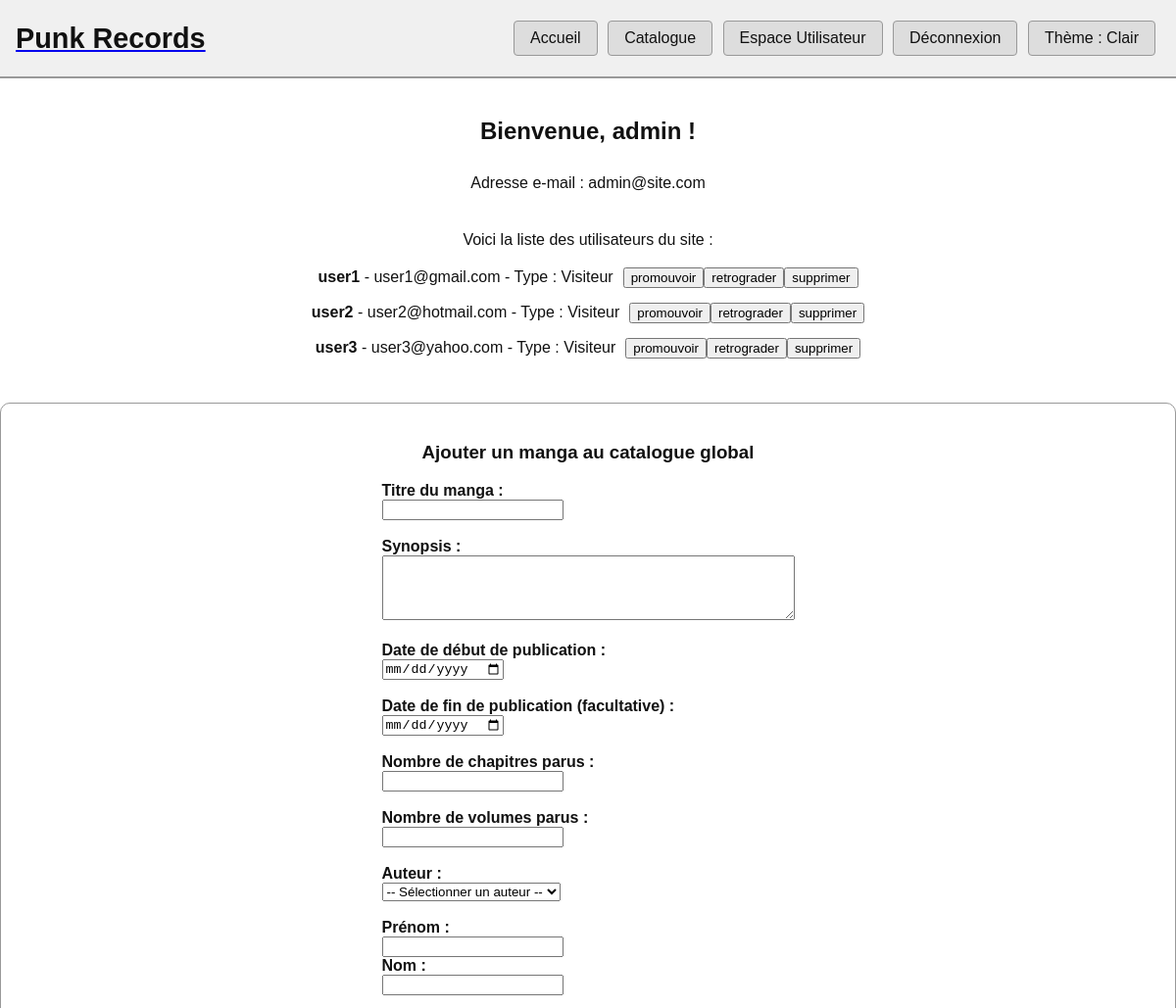
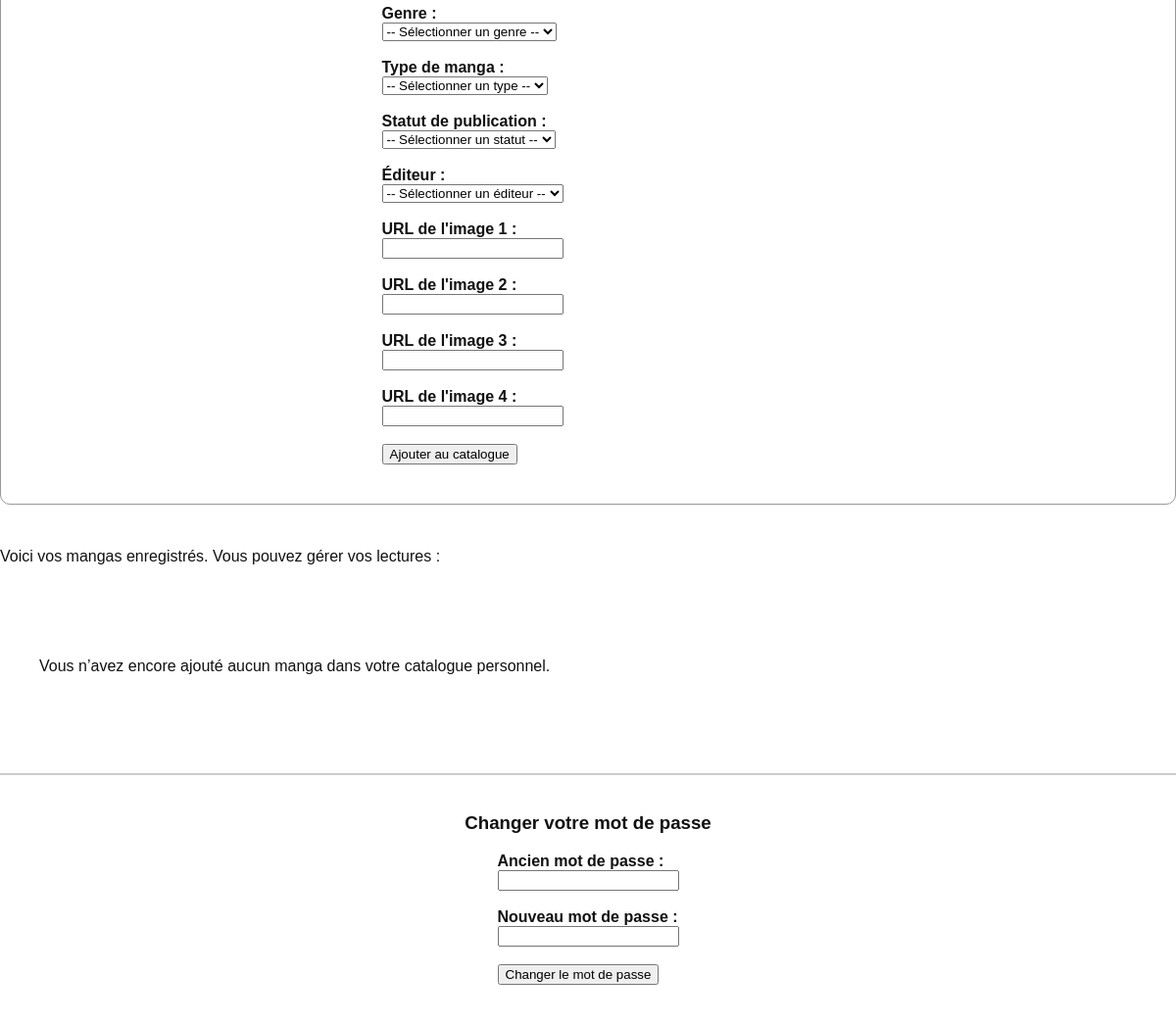
The app's page /EspaceUtilisateur.php (signed in) with its own data (2 pictures, top to bottom).
### tables this page shows
CREATE TABLE `utilisateur` (
  `num_utilisateur` int(11) NOT NULL,
  `identifiant` varchar(100) NOT NULL,
  `mot_de_passe` varchar(255) NOT NULL,
  `email` varchar(191) DEFAULT NULL,
  `id_type_utilisateur` int(11) NOT NULL
);

### EspaceUtilisateur.php (the view, shortened to what this page needs)
<?php
include("fonction/fonctions.php");
if (isset($_SESSION["num_utilisateur"])) {
    $mangasPerso = array();
    $connex = connecterBD();
    $requete = $connex->prepare("SELECT * FROM utilisateur WHERE num_utilisateur = :id");
    $requete->execute(array("id" => $_SESSION["num_utilisateur"]));
    $utilisateur = $requete->fetch();
} else {
    header("Location: Connexion.php");
    exit;
}
?>
<!DOCTYPE html>
<html lang="en">
<head>
</head>
<body class="<?php echo $_SESSION['theme']; ?>">
    <?php include("header.php") ?>
    <div class="Titre">
        <h2>Bienvenue, <?php echo htmlspecialchars($utilisateur["identifiant"]); ?> !</h2>
    </div>
    <div class="information_utilisateur">
        <p>Adresse e-mail : <?php echo htmlspecialchars($utilisateur["email"]); ?></p>
        <?php
        if ($utilisateur["id_type_utilisateur"] == 1) {
            $listeUtilisateurs = getTousUtilisateurs($_SESSION["num_utilisateur"]);
            echo "<p>Voici la liste des utilisateurs du site :</p>";
            foreach ($listeUtilisateurs as $utilisateur) {
                echo "<div style='margin-bottom: 15px;'>";
                echo "<strong>" . htmlspecialchars($utilisateur["identifiant"]) . "</strong> - ";
                echo htmlspecialchars($utilisateur["email"]) . " - ";
                if ($utilisateur["id_type_utilisateur"] == 1) {
                    echo "Type : Administrateur";
                } else {
                    echo "Type : Visiteur";
                }
                echo "<form method='post' style='display:inline; margin-left: 10px;'>";
                echo "<input type='submit' name='action_admin' value='promouvoir'>";
                echo "<input type='submit' name='action_admin' value='retrograder'>";
                echo "<input type='submit' name='action_admin' value='supprimer'>";
                echo "</form>";
                echo "</div>";
            }
            ?>
        </div>
        <div class="formulaire_ajout_manga">
            <h3>Ajouter un manga au catalogue global</h3>
            <form method="post" action="EspaceUtilisateur.php">
                <label for="titre">Titre du manga :</label><br>
                <input type="text" name="titre" id="titre" required><br><br>
                <label for="synopsis">Synopsis :</label><br>
                <textarea name="synopsis" id="synopsis" rows="4" cols="50" required></textarea><br><br>
                <label for="date_debut">Date de début de publication :</label><br>
                <input type="date" name="date_debut" id="date_debut"><br><br>
                <label for="date_fin">Date de fin de publication (facultative) :</label><br>
                <input type="date" name="date_fin" id="date_fin"><br><br>
                <label for="nb_chapitres">Nombre de chapitres parus :</label><br>
                <input type="number" name="nb_chapitres" id="nb_chapitres"><br><br>
                <label for="nb_volumes">Nombre de volumes parus :</label><br>
                <input type="number" name="nb_volumes" id="nb_volumes"><br><br>
                <label for="id_auteur">Auteur :</label><br>
                <select name="id_auteur" id="id_auteur">
                    <option value="">-- Sélectionner un auteur --</option>
                </select><br><br>
                <label for="nouveau_prenom_auteur">Prénom :</label><br>
                <input type="text" name="nouveau_prenom_auteur" id="nouveau_prenom_auteur"><br>
                <label for="nouveau_nom_auteur">Nom :</label><br>
                <input type="text" name="nouveau_nom_auteur" id="nouveau_nom_auteur"><br><br>
                <label for="id_genre">Genre :</label><br>
                <select name="id_genre" id="id_genre" required>
                    <option value="">-- Sélectionner un genre --</option>
                </select><br><br>
                <label for="id_type">Type de manga :</label><br>
                <select name="id_type" id="id_type" required>
                    <option value="">-- Sélectionner un type --</option>
                </select><br><br>
                <label for="id_statut">Statut de publication :</label><br>
                <select name="id_statut" id="id_statut" required>
                    <option value="">-- Sélectionner un statut --</option>
                </select><br><br>
                <label for="id_editeur">Éditeur :</label><br>
                <select name="id_editeur" id="id_editeur" required>
                    <option value="">-- Sélectionner un éditeur --</option>
                </select><br><br>
                <label>URL de l'image 1 :</label><br>
                <input type="text" name="image1"><br><br>
                <label>URL de l'image 2 :</label><br>
                <input type="text" name="image2"><br><br>
                <label>URL de l'image 3 :</label><br>
                <input type="text" name="image3"><br><br>
                <label>URL de l'image 4 :</label><br>
                <input type="text" name="image4"><br><br>
                <input type="submit" name="ajouter_manga_site" value="Ajouter au catalogue">
            </form>
            <?php
        }
        ?>
    </div>
    <p>Voici vos mangas enregistrés. Vous pouvez gérer vos lectures :</p>
    <div class="catalogue">
        <?php if (count($mangasPerso) == 0) {  ?>
            <p>Vous n’avez encore ajouté aucun manga dans votre catalogue personnel.</p>
        <?php } ?>
    </div>
    <div class="changement_mdp">
        <h3>Changer votre mot de passe</h3>
        <form method="post" style="margin-bottom: 20px;">
            <label for="ancien">Ancien mot de passe :</label><br>
            <input type="password" name="ancien" id="ancien" required><br><br>
            <label for="nouveau">Nouveau mot de passe :</label><br>
            <input type="password" name="nouveau" id="nouveau" required><br><br>
            <input type="submit" value="Changer le mot de passe">
        </form>
    </div>
</body>
</html>

### stylefinal.css (style rules this page uses)
.clair { --bg-color: #ffffff; --text-color: #111111; --header-bg: #f0f0f0; --button-bg: #dddddd; --button-text: #111111; --button-border: #999999; }
body { margin: 0; font-family: 'Arial', sans-serif; background-color: var(--bg-color); color: var(--text-color); }
body.clair { background-color: #ffffff; color: #111111; }
h1, h2 { font-family: 'Arial', sans-serif; text-align: center; margin: 40px 0 20px 0; }
body { font-family: 'Inria Sans', sans-serif; }
.catalogue { display: grid; grid-template-columns: repeat(auto-fit, minmax(180px, 1fr)); gap: 30px; padding: 40px; max-width: 1200px; margin: 0 auto; }
form { margin-bottom: 20px; max-width: 600px; }
label { font-weight: bold; font: 90px; }
.Titre { margin-bottom: 10px; }
.information_utilisateur { margin-bottom: 30px; display: flex; flex-direction: column; justify-content: center; align-items: center; }
.formulaire_ajout_manga { border: 1px solid #999; padding: 20px; border-radius: 10px; margin-bottom: 40px; display: flex; flex-direction: column; justify-content: center; align-items: center; }
.changement_mdp { display: flex; flex-direction: column; justify-content: center; align-items: center; margin-top: 40px; padding: 20px; border-top: 2px solid #ccc; }
.catalogue { margin-top: 30px; }
p { line-height: 1.6; }
h1, h2 { margin-bottom: 10px; }

### records on screen
utilisateur: identifiant "admin", email "admin@site.com"
utilisateur: identifiant "user1", email "user1@gmail.com", shows "Type : Visiteur"
utilisateur: identifiant "user2", email "user2@hotmail.com", shows "Type : Visiteur"
utilisateur: identifiant "user3", email "user3@yahoo.com", shows "Type : Visiteur"
